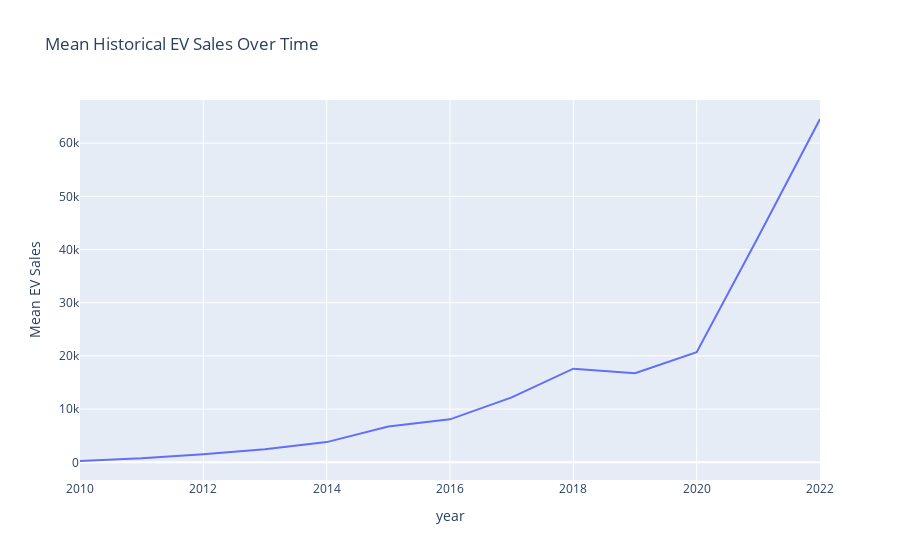

The notebook cell saved with this chart:
### Code cell
# 6. Mean Historical EV Sales Over Time


# Filter data for 'EV sales' within the 'Historical' category
ev_sales_data = data[(data['parameter'] == 'EV sales') & (data['category'] == 'Historical')]

# Group data by 'year' and calculate the mean for each year
mean_sales_by_year = ev_sales_data.groupby('year')['value'].mean().reset_index()

# Create a line chart to visualize the mean EV sales over time
fig = px.line(mean_sales_by_year, x='year', y='value',
              labels={"value": "Mean EV Sales"},
              title="Mean Historical EV Sales Over Time")

# Show the plot
fig.show()

### Figure 1 — Plotly figure (JSON) as saved in the notebook; plotly's stock layout.template omitted (floating-point values rounded to 4 significant figures)
{"data": [{"hovertemplate": "year=%{x}<br>Mean EV Sales=%{y}<extra></extra>", "legendgroup": "", "line": {"color": "#636efa", "dash": "solid"}, "marker": {"symbol": "circle"}, "mode": "lines", "name": "", "orientation": "v", "showlegend": false, "type": "scatter", "x": [2010, 2011, 2012, 2013, 2014, 2015, 2016, 2017, 2018, 2019, 2020, 2021, 2022], "xaxis": "x", "y": [247.4, 759.6, 1539.0, 2463.0, 3798.0, 6715.0, 8075.0, 12200.0, 17610.0, 16760.0, 20710.0, 42400.0, 64540.0], "yaxis": "y"}], "layout": {"legend": {"tracegroupgap": 0}, "title": {"text": "Mean Historical EV Sales Over Time"}, "xaxis": {"anchor": "y", "domain": [0, 1], "title": {"text": "year"}}, "yaxis": {"anchor": "x", "domain": [0, 1], "title": {"text": "Mean EV Sales"}}}}
